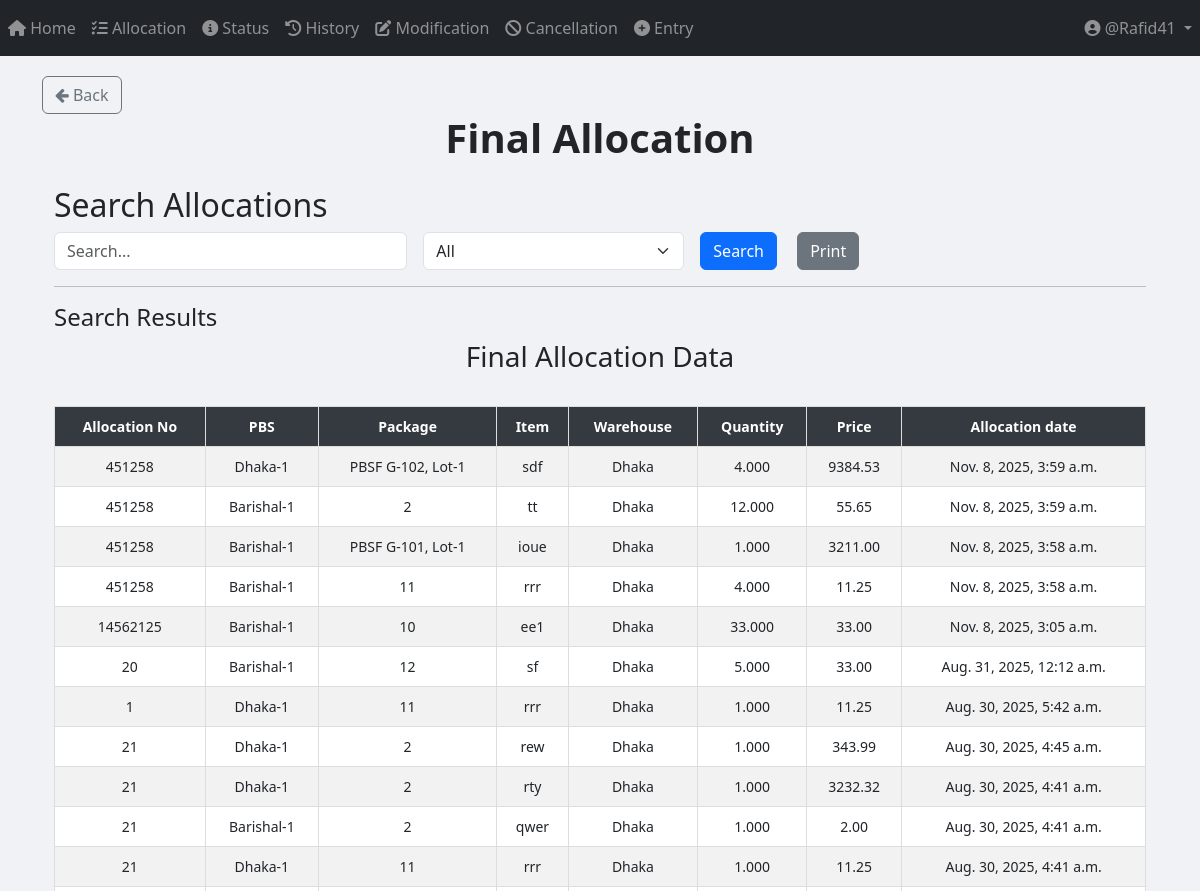
/allocation/final_allocation/ (signed in, upper part), run on an earlier commit of the app's database.
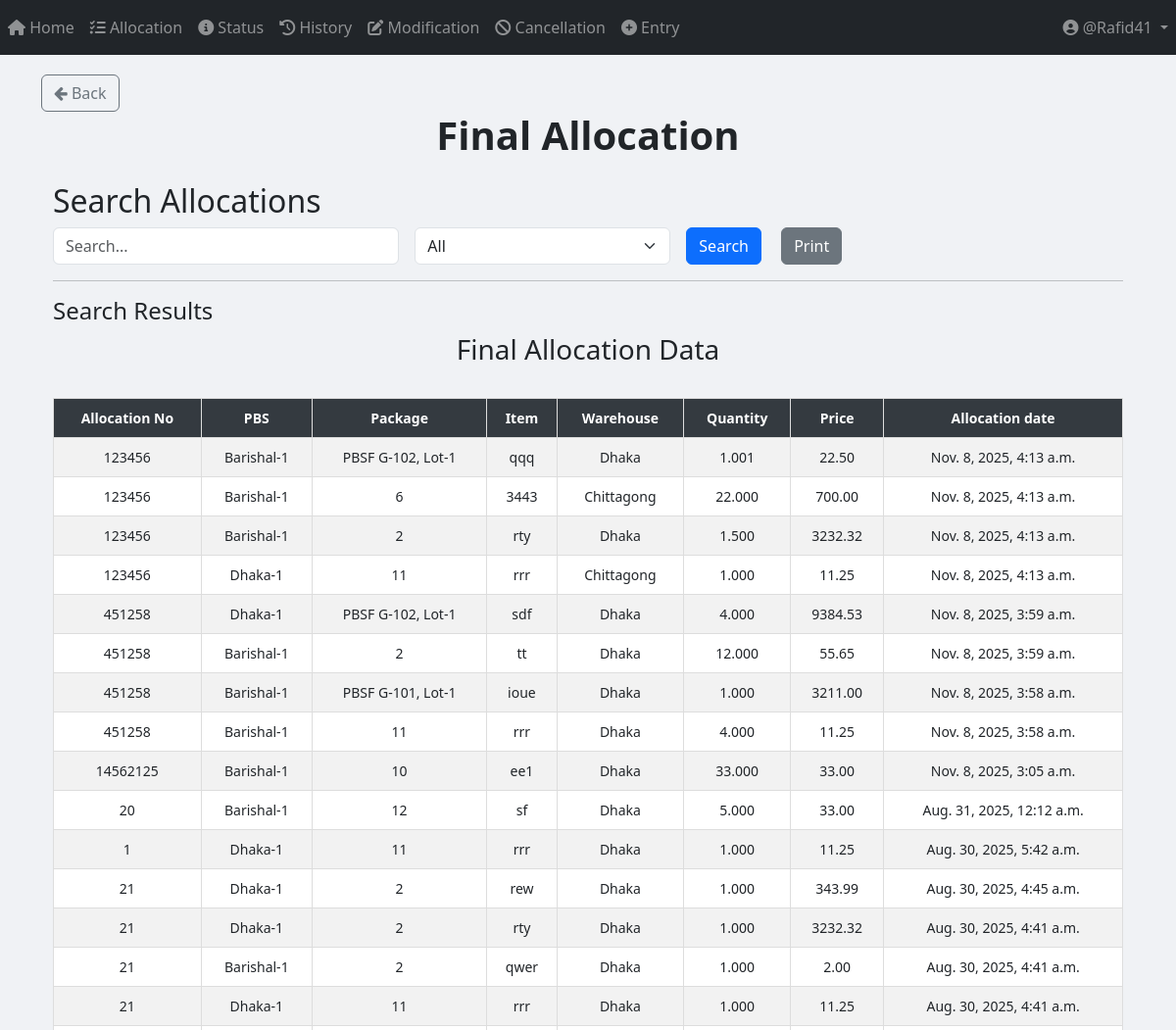
And on a later commit of the database.
### App_Allocation/models.py (models this page shows, shortened)
class Final_Allocation(models.Model):
    allocation_no = models.ForeignKey(Allocation_Number, on_delete=models.CASCADE)  # Deletes related allocations when removed
    item_primary_key = models.BigIntegerField(null=True)
    pbs = models.ForeignKey(PBS, on_delete=models.CASCADE)
    package = models.ForeignKey(Package, on_delete=models.CASCADE)
    item = models.ForeignKey(Item, on_delete=models.CASCADE)
    unit_of_item = models.TextField()
    warehouse = models.CharField(max_length=50)
    quantity = models.DecimalField(
        max_digits=20,
        decimal_places=3,
        default=0.00
    )
    status= models.CharField(max_length=100, default="Allocated")
    history_GUID = models.CharField(max_length=100, default="", blank=True, null=True)
    price = models.DecimalField(max_digits=15, decimal_places=2)
    created_at = models.DateTimeField(auto_now_add=True)

class Allocation_Number(models.Model):
    allocation_no = models.IntegerField(unique=True)
    user = models.ForeignKey(User, on_delete=models.CASCADE)
    STATUS_CHOICES = [
        ("Pending Approval", "Pending Approval"),
        ("Allocated", "Allocated"),
        ("Cancelled", "Cancelled"),
        ("Modified", "Modified"),
    ]
    status = models.CharField(
        max_length=100, choices=STATUS_CHOICES, default="Pending Approval"
    )

class PBS(models.Model):
    name = models.TextField(unique=True)
    def __str__(self):
        return str(self.name)

### App_Entry/models.py (models this page shows, shortened)
class Package(models.Model):
    packageId = models.TextField(unique=True)

class Item(models.Model):
    WAREHOUSE_CHOICES = [
        ("Dhaka", "Dhaka"),
        ("Khulna", "Khulna"),
        ("Chittagong", "Chittagong"),
    ]
    UNIT_CHOICES = [
        ("Nos.", "Nos."),
        ("Mtr.", "Mtr."),
        ("Km.", "Km."),
        ("Set.", "Set."),
        ("Pair.", "Pair."),
        ("Kg", "Kg"),
        ("Lot", "Lot"),
        ("Pcs", "Pcs"),
        ("Coil", "Coil"),
        ("Box", "Box"),
        ("Feet", "Feet"),
        ("Liter", "Liter"),
        ("m3", "m3"),
        ("m2", "m2"),
        ("Ream", "Ream"),
        ("Bundle", "Bundle"),
        ("Carton", "Carton"),
    ]
    name = models.CharField(max_length=255)
    description = models.TextField(blank=True, null=True)
    warehouse = models.CharField(
        max_length=50, choices=WAREHOUSE_CHOICES, default="Dhaka"
    )
    unit_of_item = models.CharField(
        max_length=100, choices=UNIT_CHOICES, default="Nos."
    )  # Updated field
    unit_price = models.DecimalField(max_digits=15, decimal_places=2, default=0.00)
    quantity_of_item = models.DecimalField(
        max_digits=20,
        decimal_places=3,
        default=0.00
    )
    package = models.ForeignKey(
        Package,
        on_delete=models.SET_NULL,
        related_name="package_of_item",
        null=True,
    )
    created_at = models.DateTimeField(default=timezone.now)

### App_Allocation/views/view_final_allocation.py (the view, shortened to what this page needs)
# urls.py: path("final_allocation/", views.final_allocation_search, name="final_allocation"),
def final_allocation_search(request):
    query = request.GET.get("query", "")
    filter_by = request.GET.get("filter_by", "All")
    date_filter = request.GET.get("date", "")
    results = Final_Allocation.objects.all().order_by('-created_at')
    if date_filter:
        results = results.filter(created_at__date=date_filter)
    context = {
        "items": results,
        "query": query,
        "filter_by": filter_by,
        "date_filter": date_filter,
    }
    return render(request, "App_Allocation/view_print_Final_Allocation.html", context)

### templates/App_Allocation/view_print_Final_Allocation.html (shortened to what this page needs)
{% extends 'base.html' %}
{% load crispy_forms_tags %}
{% load static %}
{% block body_block %}
<a href="{% url 'App_Allocation:allocation_page' %}" class="btn btn-outline-secondary">
    <i class="fa fa-arrow-left"></i> Back
</a>
<center><h1><b>Final Allocation</b></h1></center>
<div class="container mt-4">
    <h2>Search Allocations</h2>
    <form method="GET" action="{% url 'App_Allocation:final_allocation' %}" class="row g-3">
        <div class="col-md-4">
            <input type="text" name="query" id="searchQuery" class="form-control" placeholder="Search..." value="{{ query }}">
        </div>
        <div class="col-md-3">
            <select name="filter_by" id="filterDropdown" class="form-select" onchange="toggleInputFields()">
                <option value="All" {% if filter_by == "All" %}selected{% endif %}>All</option>
            </select>
        </div>
        <div class="col-md-2">
            <button type="submit" class="btn btn-primary me-3">Search</button>
            <button type="button" class="btn btn-secondary" onclick="printResults()">Print</button>
        </div>
    </form>
    <hr>
    <h4>Search Results</h4>
    <div id="printableArea" class="table-responsive">
        <h3 class="text-center">Final Allocation Data</h3>
        <br>
        <table class="table table-bordered table-striped table-hover">
            <thead class="table-dark sticky-top">
                <tr>
                    <th>Allocation No</th>
                    <th>PBS</th>
                    <th>Package</th>
                    <th>Item</th>
                    <th>Warehouse</th>
                    <th>Quantity</th>
                    <th>Price</th>
                    <th>Allocation date</th>
                </tr>
            </thead>
            <tbody>
                {% if items %}
                    {% for item in items %}
                    <tr>
                        <td>{{ item.allocation_no.allocation_no }}</td>
                        <td>{{ item.pbs }}</td>
                        <td>{{ item.package.packageId }}</td>
                        <td>{{ item.item.name }}</td>
                        <td>{{ item.warehouse }}</td>
                        <td>{{ item.quantity }}</td>
                        <td>{{ item.price }}</td>
                        <td>{{ item.created_at }}</td>
                    </tr>
                    {% endfor %}
                {% else %}
                    <tr>
                        <td colspan="8" class="text-center text-danger">No matching data found</td>
                    </tr>
                {% endif %}
            </tbody>
        </table>
    </div>
</div>
{% endblock %}

What changed in the data, as far as the page shows it:
added Final_Allocation: allocation_no.allocation_no "123456", pbs "Barishal-1", package.packageId "PBSF G-102, Lot-1", item.name "qqq", warehouse "Dhaka", quantity "1.001", price "22.50", created_at "Nov. 8, 2025, 4:13 a.m."
added Final_Allocation: allocation_no.allocation_no "123456", pbs "Barishal-1", package.packageId "6", item.name "3443", warehouse "Chittagong", quantity "22.000", price "700.00", created_at "Nov. 8, 2025, 4:13 a.m."
added Final_Allocation: allocation_no.allocation_no "123456", pbs "Barishal-1", package.packageId "2", item.name "rty", warehouse "Dhaka", quantity "1.500", price "3232.32", created_at "Nov. 8, 2025, 4:13 a.m."
added Final_Allocation: allocation_no.allocation_no "123456", pbs "Dhaka-1", package.packageId "11", item.name "rrr", warehouse "Chittagong", quantity "1.000", price "11.25", created_at "Nov. 8, 2025, 4:13 a.m."
